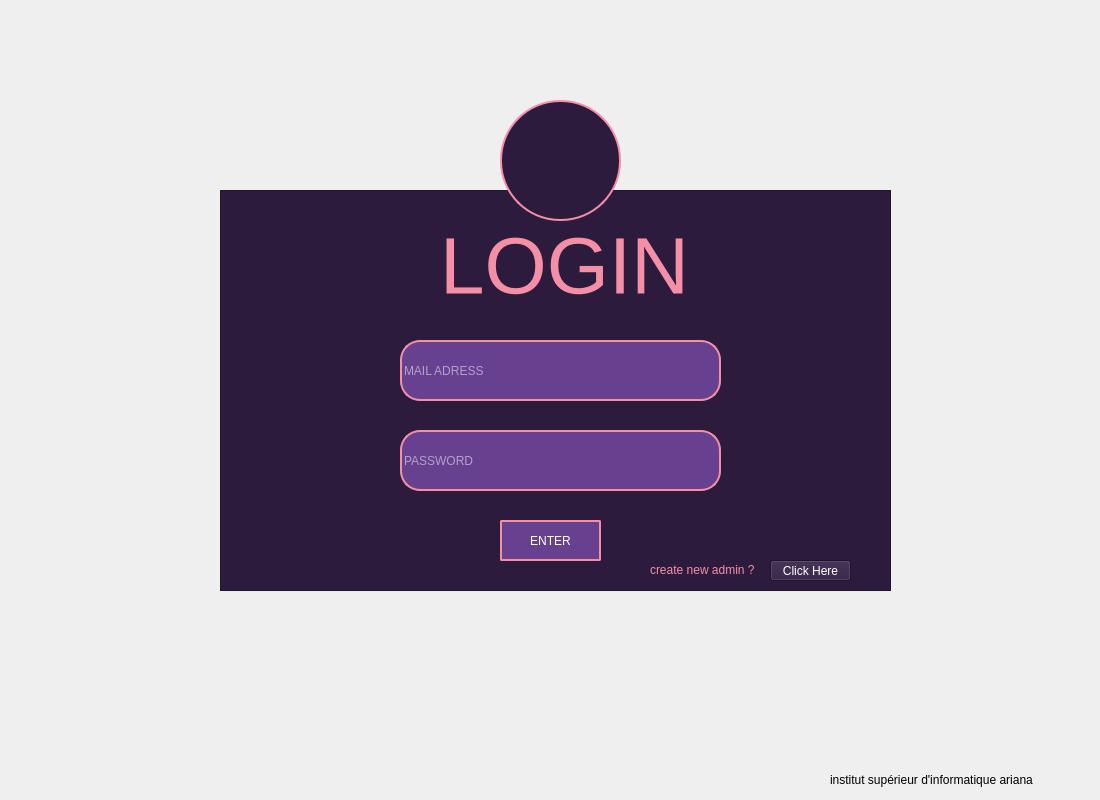
<?xml version="1.0" encoding="UTF-8"?>
<ui version="4.0">
 <class>Form</class>
 <widget class="QWidget" name="Form">
  <property name="geometry">
   <rect>
    <x>0</x>
    <y>0</y>
    <width>1100</width>
    <height>800</height>
   </rect>
  </property>
  <property name="windowTitle">
   <string>LOG IN PAGE</string>
  </property>
  <property name="windowIcon">
   <iconset>
    <normaloff>pics/iconwindow.png</normaloff>pics/iconwindow.png</iconset>
  </property>
  <property name="styleSheet">
   <string notr="true">background-color: rgb(148, 90, 203);
background-color: rgb(104, 64, 144);
gridline-color: qradialgradient(spread:pad, cx:0.5, cy:0.5, radius:0.5, fx:0.5, fy:0.5, stop:0 rgba(0, 0, 0, 255), stop:1 rgba(255, 255, 255, 255));

QFrame{
background:red;
}</string>
  </property>
  <widget class="QFrame" name="frame">
   <property name="geometry">
    <rect>
     <x>220</x>
     <y>190</y>
     <width>671</width>
     <height>401</height>
    </rect>
   </property>
   <property name="styleSheet">
    <string notr="true">background-color: rgb(45, 27, 62);</string>
   </property>
   <property name="frameShape">
    <enum>QFrame::StyledPanel</enum>
   </property>
   <property name="frameShadow">
    <enum>QFrame::Raised</enum>
   </property>
   <widget class="QLabel" name="label">
    <property name="geometry">
     <rect>
      <x>220</x>
      <y>40</y>
      <width>301</width>
      <height>71</height>
     </rect>
    </property>
    <property name="styleSheet">
     <string notr="true">font-size:80px;
text-align:center;
color : rgb(244, 143, 166);
</string>
    </property>
    <property name="text">
     <string>LOGIN</string>
    </property>
   </widget>
   <widget class="QLineEdit" name="mail">
    <property name="geometry">
     <rect>
      <x>180</x>
      <y>150</y>
      <width>321</width>
      <height>61</height>
     </rect>
    </property>
    <property name="styleSheet">
     <string notr="true">border: 2px solid;
background-color: rgb(148, 90, 203);
background-color: rgb(104, 64, 144);
border-color:rgb(244, 143, 166);
color:white;
 border-radius: 20px;
text-align: center;
</string>
    </property>
    <property name="text">
     <string/>
    </property>
    <property name="placeholderText">
     <string>MAIL ADRESS</string>
    </property>
   </widget>
   <widget class="QLineEdit" name="passs">
    <property name="geometry">
     <rect>
      <x>180</x>
      <y>240</y>
      <width>321</width>
      <height>61</height>
     </rect>
    </property>
    <property name="styleSheet">
     <string notr="true">border: 2px solid;
background-color: rgb(148, 90, 203);
background-color: rgb(104, 64, 144);
border-color:rgb(244, 143, 166);
color:white;
 border-radius: 20px;
text-align: center;</string>
    </property>
    <property name="text">
     <string/>
    </property>
    <property name="placeholderText">
     <string>PASSWORD</string>
    </property>
   </widget>
   <widget class="QPushButton" name="enter">
    <property name="geometry">
     <rect>
      <x>280</x>
      <y>330</y>
      <width>101</width>
      <height>41</height>
     </rect>
    </property>
    <property name="styleSheet">
     <string notr="true">border: 2px solid;
background-color: rgb(148, 90, 203);
background-color: rgb(104, 64, 144);
border-color:rgb(244, 143, 166);
color:white;
 border-radius: 2px;
text-align: center;</string>
    </property>
    <property name="text">
     <string>ENTER</string>
    </property>
   </widget>
   <widget class="QLabel" name="label_3">
    <property name="geometry">
     <rect>
      <x>430</x>
      <y>370</y>
      <width>131</width>
      <height>20</height>
     </rect>
    </property>
    <property name="styleSheet">
     <string notr="true">color :rgb(244, 143, 166);</string>
    </property>
    <property name="text">
     <string>create new admin ?</string>
    </property>
   </widget>
   <widget class="QPushButton" name="sign">
    <property name="geometry">
     <rect>
      <x>550</x>
      <y>370</y>
      <width>81</width>
      <height>21</height>
     </rect>
    </property>
    <property name="styleSheet">
     <string notr="true">color:white;</string>
    </property>
    <property name="text">
     <string>Click Here</string>
    </property>
   </widget>
  </widget>
  <widget class="QFrame" name="frame_2">
   <property name="geometry">
    <rect>
     <x>500</x>
     <y>100</y>
     <width>121</width>
     <height>121</height>
    </rect>
   </property>
   <property name="styleSheet">
    <string notr="true">background-color: rgb(45, 27, 62);
border-radius:60px;
border: 2px solid;
border-color:rgb(244, 143, 166);</string>
   </property>
   <property name="frameShape">
    <enum>QFrame::StyledPanel</enum>
   </property>
   <property name="frameShadow">
    <enum>QFrame::Raised</enum>
   </property>
   <widget class="QLabel" name="label_2">
    <property name="geometry">
     <rect>
      <x>30</x>
      <y>30</y>
      <width>61</width>
      <height>61</height>
     </rect>
    </property>
    <property name="styleSheet">
     <string notr="true">border:none;</string>
    </property>
    <property name="text">
     <string/>
    </property>
    <property name="pixmap">
     <pixmap>pics/user.png</pixmap>
    </property>
    <property name="scaledContents">
     <bool>true</bool>
    </property>
   </widget>
  </widget>
  <widget class="QLabel" name="label_4">
   <property name="geometry">
    <rect>
     <x>830</x>
     <y>770</y>
     <width>261</width>
     <height>20</height>
    </rect>
   </property>
   <property name="text">
    <string>institut supérieur d'informatique ariana</string>
   </property>
  </widget>
 </widget>
 <resources/>
 <connections/>
</ui>
